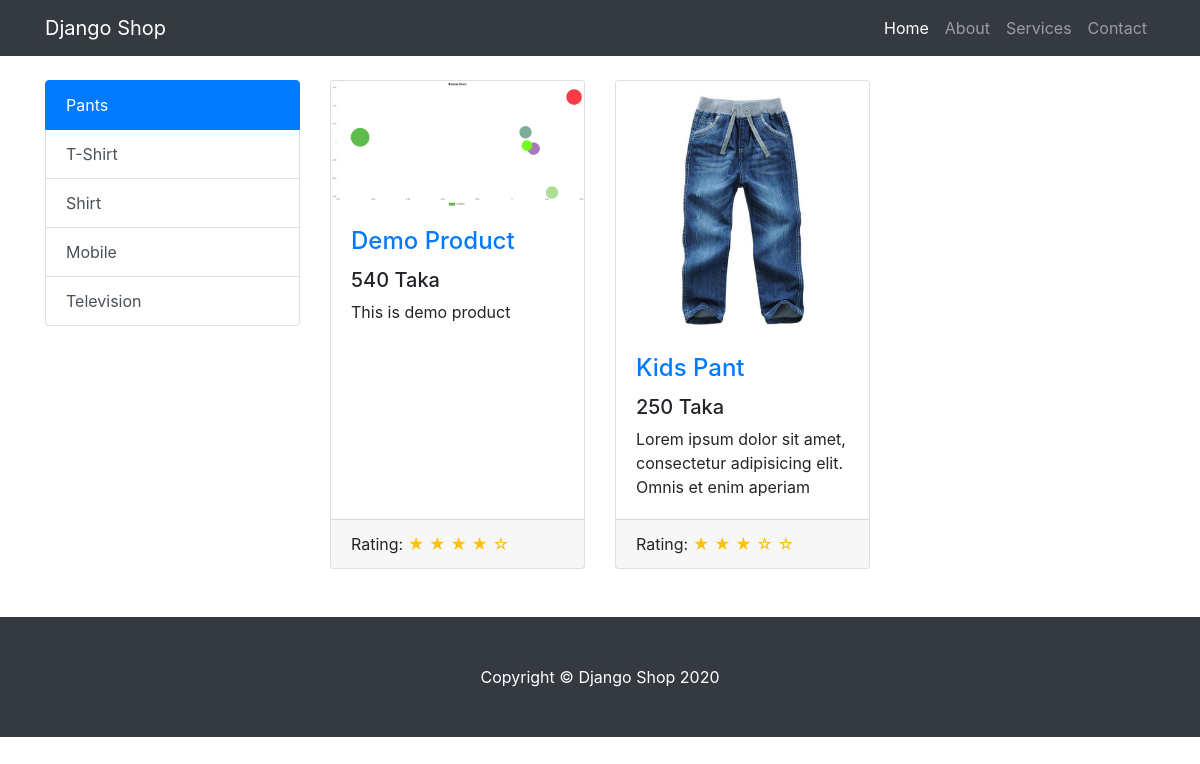
Page /category/1 on the committed database.
### shop/models.py (models this page shows, shortened)
class ProductCategory(models.Model):
    category_name = models.CharField(max_length=100)

class Product(models.Model):
    product_name = models.CharField(max_length=260)
    product_price = models.IntegerField()
    product_description = models.TextField()
    product_picture = models.ImageField(upload_to='product_pictures', default='default-product.jpg')
    categories = models.ManyToManyField(ProductCategory)

### shop/views.py (the view)
# urls.py: path('category/<int:pk>', views.shop_category, name="shop_category"),
def shop_category(request, pk):
    categories = ProductCategory.objects.all()
    category = ProductCategory.objects.get(id=pk)
    products = Product.objects.filter(categories=category).order_by('-id').all()
    reviews_list = []
    for product in products:
        review_star = 0
        count = 0
        reviews = product.productreview_set.all()
        for review in reviews:
            review_star += review.review_score
        if reviews.count() != 0:
            review_star = review_star / reviews.count()
        reviews_list.append(review_star)
    product_review_dict = dict(zip(products, reviews_list))
    context = {
        'products': products,
        'product_review_dict': product_review_dict,
        'categories': categories,
        'current_category': category,
        'title': category.category_name
    }
    return render(request, template_name="shop/shop_category.html", context=context)

### shop/templates/shop/shop_category.html (shortened to what this page needs)
{% extends 'shop/base.html' %}
{% load static %}
{% block content %}
<div class="container">
	<div class="row">
		<div class="col-lg-3 my-4">
			<div class="list-group">
                {% for category in categories %}
                    {% if category.id == current_category.id %}
                        <a href="{% url 'shop_category' category.id %}"
                            class="list-group-item list-group-item-action active">{{ category.category_name }}</a>
                    {% else %}
                        <a href="{% url 'shop_category' category.id %}"
                            class="list-group-item list-group-item-action">{{ category.category_name }}</a>
                    {% endif %}
				{% endfor %}
			</div>
		</div>
		<div class="col-lg-9 my-4">
			<div class="row">
				{% if products %}
					{% for product in products %}
					<div class="col-lg-4 col-md-6 mb-4">
						<div class="card h-100">
							<a href="{% url 'shop_item_details' product.id %}"><img class="card-img-top" src="{{ product.product_picture.url }}" alt=""></a>
							<div class="card-body">
								<h4 class="card-title">
									<a href="{% url 'shop_item_details' product.id %}">{{ product.product_name }}</a>
								</h4>
								<h5>{{ product.product_price }} Taka</h5>
								<p class="card-text">{{ product.product_description|slice:":80" }}</p>
							</div>
							<div class="card-footer">
								{% for product_item, review_score in product_review_dict.items %}
									{% if product.id == product_item.id %}
									Rating:
										{% if review_score == 0 or review_score < 1 %}
											<span class="text-warning">&#9734; &#9734; &#9734; &#9734; &#9734;</span>
										{% elif review_score == 1 or review_score < 2 %}
											<span class="text-warning">&#9733; &#9734; &#9734; &#9734; &#9734;</span>
										{% elif review_score == 2 or review_score < 3 %}
											<span class="text-warning">&#9733; &#9733; &#9734; &#9734; &#9734;</span>
										{% elif review_score == 3 or review_score < 4 %}
											<span class="text-warning">&#9733; &#9733; &#9733; &#9734; &#9734;</span>
										{% elif review_score == 4 or review_score < 5 %}
											<span class="text-warning">&#9733; &#9733; &#9733; &#9733; &#9734;</span>
										{% else %}
											<span class="text-warning">&#9733; &#9733; &#9733; &#9733; &#9733;</span>
										{% endif %}
									{% endif %}
								{% endfor %}
							</div>
						</div>
					</div>
					{% endfor %}
				{% else %}
					<h3>No Product Found!</h3>
				{% endif %}
			</div>
		</div>
	</div>
</div>
{% endblock content %}

### shop/static/shop/css/shop-item.css (style rules this page uses)
body { padding-top: 56px; }

### rows in the picture
ProductCategory: category_name "Pants"
ProductCategory: category_name "T-Shirt"
ProductCategory: category_name "Shirt"
ProductCategory: category_name "Mobile"
ProductCategory: category_name "Television"
Product: product_picture (picture), product_name "Demo Product", product_price "540", product_description "This is demo product", shows "Rating:"
Product: product_picture (picture), product_name "Kids Pant", product_price "250", product_description "Lorem ipsum dolor sit amet, consectetur adipisicing elit. Omnis et enim aperiam", shows "Rating:"
